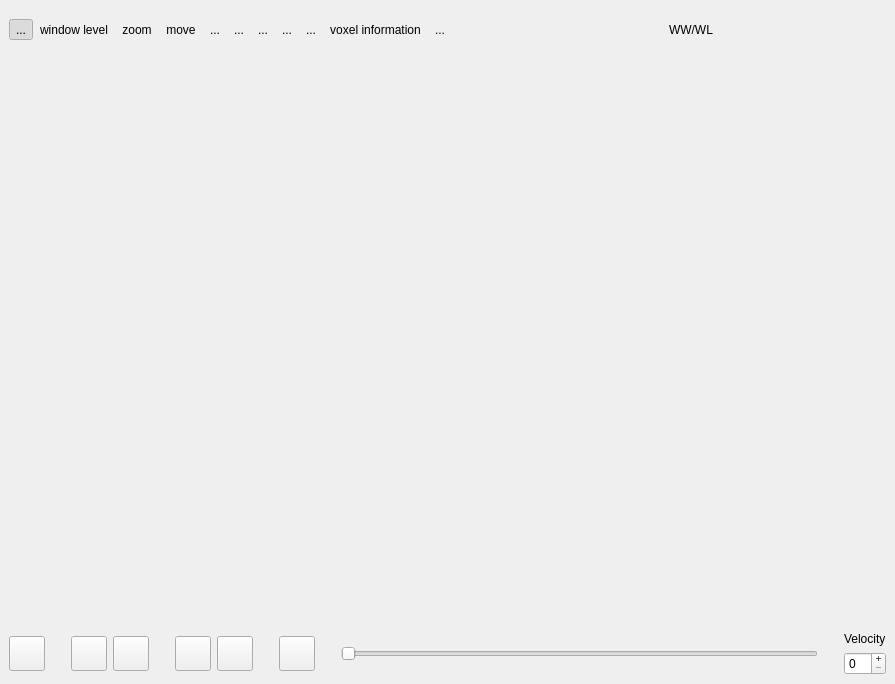
<ui version="4.0" >
 <class>udg::QCardiac2DViewerExtensionBase</class>
 <widget class="QWidget" name="udg::QCardiac2DViewerExtensionBase" >
  <property name="geometry" >
   <rect>
    <x>0</x>
    <y>0</y>
    <width>895</width>
    <height>684</height>
   </rect>
  </property>
  <property name="sizePolicy" >
   <sizepolicy>
    <hsizetype>7</hsizetype>
    <vsizetype>7</vsizetype>
    <horstretch>0</horstretch>
    <verstretch>0</verstretch>
   </sizepolicy>
  </property>
  <property name="minimumSize" >
   <size>
    <width>16</width>
    <height>16</height>
   </size>
  </property>
  <layout class="QVBoxLayout" >
   <property name="margin" >
    <number>9</number>
   </property>
   <property name="spacing" >
    <number>6</number>
   </property>
   <item>
    <layout class="QHBoxLayout" >
     <property name="margin" >
      <number>0</number>
     </property>
     <property name="spacing" >
      <number>0</number>
     </property>
     <item>
      <layout class="QHBoxLayout" >
       <property name="margin" >
        <number>0</number>
       </property>
       <property name="spacing" >
        <number>0</number>
       </property>
       <item>
        <widget class="QToolButton" name="m_slicingToolButton" >
         <property name="text" >
          <string>...</string>
         </property>
         <property name="icon" >
          <iconset/>
         </property>
         <property name="iconSize" >
          <size>
           <width>32</width>
           <height>32</height>
          </size>
         </property>
         <property name="checkable" >
          <bool>true</bool>
         </property>
         <property name="checked" >
          <bool>true</bool>
         </property>
         <property name="autoRaise" >
          <bool>true</bool>
         </property>
        </widget>
       </item>
       <item>
        <widget class="QToolButton" name="m_windowLevelToolButton" >
         <property name="text" >
          <string>window level</string>
         </property>
         <property name="icon" >
          <iconset/>
         </property>
         <property name="iconSize" >
          <size>
           <width>32</width>
           <height>32</height>
          </size>
         </property>
         <property name="checkable" >
          <bool>true</bool>
         </property>
         <property name="autoRaise" >
          <bool>true</bool>
         </property>
        </widget>
       </item>
       <item>
        <widget class="QToolButton" name="m_zoomToolButton" >
         <property name="text" >
          <string>zoom</string>
         </property>
         <property name="icon" >
          <iconset/>
         </property>
         <property name="iconSize" >
          <size>
           <width>32</width>
           <height>32</height>
          </size>
         </property>
         <property name="checkable" >
          <bool>true</bool>
         </property>
         <property name="autoRaise" >
          <bool>true</bool>
         </property>
        </widget>
       </item>
       <item>
        <widget class="QToolButton" name="m_moveToolButton" >
         <property name="text" >
          <string>move</string>
         </property>
         <property name="icon" >
          <iconset/>
         </property>
         <property name="iconSize" >
          <size>
           <width>32</width>
           <height>32</height>
          </size>
         </property>
         <property name="checkable" >
          <bool>true</bool>
         </property>
         <property name="autoRaise" >
          <bool>true</bool>
         </property>
        </widget>
       </item>
       <item>
        <widget class="QToolButton" name="m_axialViewToolButton" >
         <property name="text" >
          <string>...</string>
         </property>
         <property name="icon" >
          <iconset/>
         </property>
         <property name="iconSize" >
          <size>
           <width>32</width>
           <height>32</height>
          </size>
         </property>
         <property name="autoRaise" >
          <bool>true</bool>
         </property>
        </widget>
       </item>
       <item>
        <widget class="QToolButton" name="m_sagitalViewToolButton" >
         <property name="text" >
          <string>...</string>
         </property>
         <property name="icon" >
          <iconset/>
         </property>
         <property name="iconSize" >
          <size>
           <width>32</width>
           <height>32</height>
          </size>
         </property>
         <property name="autoRaise" >
          <bool>true</bool>
         </property>
        </widget>
       </item>
       <item>
        <widget class="QToolButton" name="m_coronalViewToolButton" >
         <property name="text" >
          <string>...</string>
         </property>
         <property name="icon" >
          <iconset/>
         </property>
         <property name="iconSize" >
          <size>
           <width>32</width>
           <height>32</height>
          </size>
         </property>
         <property name="autoRaise" >
          <bool>true</bool>
         </property>
        </widget>
       </item>
       <item>
        <widget class="QToolButton" name="m_rotateClockWiseToolButton" >
         <property name="text" >
          <string>...</string>
         </property>
         <property name="icon" >
          <iconset/>
         </property>
         <property name="iconSize" >
          <size>
           <width>32</width>
           <height>32</height>
          </size>
         </property>
         <property name="autoRaise" >
          <bool>true</bool>
         </property>
        </widget>
       </item>
       <item>
        <widget class="QToolButton" name="m_rotateCounterClockWiseToolButton" >
         <property name="text" >
          <string>...</string>
         </property>
         <property name="icon" >
          <iconset/>
         </property>
         <property name="iconSize" >
          <size>
           <width>32</width>
           <height>32</height>
          </size>
         </property>
         <property name="autoRaise" >
          <bool>true</bool>
         </property>
        </widget>
       </item>
       <item>
        <widget class="QToolButton" name="m_voxelInformationToolButton" >
         <property name="text" >
          <string>voxel information</string>
         </property>
         <property name="icon" >
          <iconset/>
         </property>
         <property name="iconSize" >
          <size>
           <width>32</width>
           <height>32</height>
          </size>
         </property>
         <property name="checkable" >
          <bool>true</bool>
         </property>
         <property name="autoRaise" >
          <bool>true</bool>
         </property>
        </widget>
       </item>
       <item>
        <widget class="QToolButton" name="m_screenShotToolButton" >
         <property name="text" >
          <string>...</string>
         </property>
         <property name="icon" >
          <iconset/>
         </property>
         <property name="iconSize" >
          <size>
           <width>32</width>
           <height>32</height>
          </size>
         </property>
         <property name="checkable" >
          <bool>true</bool>
         </property>
         <property name="autoRaise" >
          <bool>true</bool>
         </property>
        </widget>
       </item>
      </layout>
     </item>
     <item>
      <spacer>
       <property name="orientation" >
        <enum>Qt::Horizontal</enum>
       </property>
       <property name="sizeHint" >
        <size>
         <width>16</width>
         <height>42</height>
        </size>
       </property>
      </spacer>
     </item>
     <item>
      <layout class="QHBoxLayout" >
       <property name="margin" >
        <number>0</number>
       </property>
       <property name="spacing" >
        <number>0</number>
       </property>
       <item>
        <widget class="QLabel" name="label" >
         <property name="text" >
          <string>WW/WL</string>
         </property>
        </widget>
       </item>
       <item>
        <widget class="QWindowLevelComboBox" native="1" name="m_windowLevelComboBox" />
       </item>
       <item>
        <spacer>
         <property name="orientation" >
          <enum>Qt::Horizontal</enum>
         </property>
         <property name="sizeHint" >
          <size>
           <width>20</width>
           <height>42</height>
          </size>
         </property>
        </spacer>
       </item>
      </layout>
     </item>
    </layout>
   </item>
   <item>
    <layout class="QHBoxLayout" >
     <property name="margin" >
      <number>0</number>
     </property>
     <property name="spacing" >
      <number>0</number>
     </property>
     <item>
      <layout class="QVBoxLayout" >
       <property name="margin" >
        <number>0</number>
       </property>
       <property name="spacing" >
        <number>6</number>
       </property>
       <item>
        <widget class="udg::Q2DViewer" native="1" name="m_2DView" >
         <property name="sizePolicy" >
          <sizepolicy>
           <hsizetype>7</hsizetype>
           <vsizetype>7</vsizetype>
           <horstretch>0</horstretch>
           <verstretch>0</verstretch>
          </sizepolicy>
         </property>
        </widget>
       </item>
       <item>
        <layout class="QHBoxLayout" >
         <property name="margin" >
          <number>0</number>
         </property>
         <property name="spacing" >
          <number>6</number>
         </property>
         <item>
          <widget class="QToolButton" name="m_recordButton" >
           <property name="sizePolicy" >
            <sizepolicy>
             <hsizetype>0</hsizetype>
             <vsizetype>0</vsizetype>
             <horstretch>0</horstretch>
             <verstretch>0</verstretch>
            </sizepolicy>
           </property>
           <property name="autoFillBackground" >
            <bool>false</bool>
           </property>
           <property name="text" >
            <string/>
           </property>
           <property name="icon" >
            <iconset/>
           </property>
           <property name="iconSize" >
            <size>
             <width>28</width>
             <height>28</height>
            </size>
           </property>
          </widget>
         </item>
         <item>
          <spacer>
           <property name="orientation" >
            <enum>Qt::Horizontal</enum>
           </property>
           <property name="sizeType" >
            <enum>QSizePolicy::Fixed</enum>
           </property>
           <property name="sizeHint" >
            <size>
             <width>20</width>
             <height>20</height>
            </size>
           </property>
          </spacer>
         </item>
         <item>
          <widget class="QToolButton" name="m_boomerangButton" >
           <property name="sizePolicy" >
            <sizepolicy>
             <hsizetype>0</hsizetype>
             <vsizetype>0</vsizetype>
             <horstretch>0</horstretch>
             <verstretch>0</verstretch>
            </sizepolicy>
           </property>
           <property name="font" >
            <font>
             <family>Sans Serif</family>
             <pointsize>17</pointsize>
             <weight>75</weight>
             <italic>false</italic>
             <bold>true</bold>
             <underline>false</underline>
             <strikeout>false</strikeout>
            </font>
           </property>
           <property name="text" >
            <string/>
           </property>
           <property name="icon" >
            <iconset/>
           </property>
           <property name="iconSize" >
            <size>
             <width>28</width>
             <height>28</height>
            </size>
           </property>
           <property name="checkable" >
            <bool>true</bool>
           </property>
          </widget>
         </item>
         <item>
          <widget class="QToolButton" name="m_repeatButton" >
           <property name="sizePolicy" >
            <sizepolicy>
             <hsizetype>0</hsizetype>
             <vsizetype>0</vsizetype>
             <horstretch>0</horstretch>
             <verstretch>0</verstretch>
            </sizepolicy>
           </property>
           <property name="acceptDrops" >
            <bool>false</bool>
           </property>
           <property name="autoFillBackground" >
            <bool>false</bool>
           </property>
           <property name="text" >
            <string/>
           </property>
           <property name="icon" >
            <iconset/>
           </property>
           <property name="iconSize" >
            <size>
             <width>28</width>
             <height>28</height>
            </size>
           </property>
           <property name="checkable" >
            <bool>true</bool>
           </property>
          </widget>
         </item>
         <item>
          <spacer>
           <property name="orientation" >
            <enum>Qt::Horizontal</enum>
           </property>
           <property name="sizeType" >
            <enum>QSizePolicy::Fixed</enum>
           </property>
           <property name="sizeHint" >
            <size>
             <width>20</width>
             <height>20</height>
            </size>
           </property>
          </spacer>
         </item>
         <item>
          <widget class="QToolButton" name="m_sequenceBeginButton" >
           <property name="sizePolicy" >
            <sizepolicy>
             <hsizetype>0</hsizetype>
             <vsizetype>0</vsizetype>
             <horstretch>0</horstretch>
             <verstretch>0</verstretch>
            </sizepolicy>
           </property>
           <property name="font" >
            <font>
             <family>Sans Serif</family>
             <pointsize>17</pointsize>
             <weight>75</weight>
             <italic>false</italic>
             <bold>true</bold>
             <underline>false</underline>
             <strikeout>false</strikeout>
            </font>
           </property>
           <property name="text" >
            <string/>
           </property>
           <property name="icon" >
            <iconset/>
           </property>
           <property name="iconSize" >
            <size>
             <width>28</width>
             <height>28</height>
            </size>
           </property>
           <property name="checkable" >
            <bool>true</bool>
           </property>
          </widget>
         </item>
         <item>
          <widget class="QToolButton" name="m_sequenceEndButton" >
           <property name="sizePolicy" >
            <sizepolicy>
             <hsizetype>0</hsizetype>
             <vsizetype>0</vsizetype>
             <horstretch>0</horstretch>
             <verstretch>0</verstretch>
            </sizepolicy>
           </property>
           <property name="font" >
            <font>
             <family>Sans Serif</family>
             <pointsize>16</pointsize>
             <weight>75</weight>
             <italic>false</italic>
             <bold>true</bold>
             <underline>false</underline>
             <strikeout>false</strikeout>
            </font>
           </property>
           <property name="text" >
            <string/>
           </property>
           <property name="icon" >
            <iconset/>
           </property>
           <property name="iconSize" >
            <size>
             <width>28</width>
             <height>28</height>
            </size>
           </property>
           <property name="checkable" >
            <bool>true</bool>
           </property>
          </widget>
         </item>
         <item>
          <spacer>
           <property name="orientation" >
            <enum>Qt::Horizontal</enum>
           </property>
           <property name="sizeType" >
            <enum>QSizePolicy::Fixed</enum>
           </property>
           <property name="sizeHint" >
            <size>
             <width>20</width>
             <height>20</height>
            </size>
           </property>
          </spacer>
         </item>
         <item>
          <widget class="QToolButton" name="m_playButton" >
           <property name="sizePolicy" >
            <sizepolicy>
             <hsizetype>0</hsizetype>
             <vsizetype>0</vsizetype>
             <horstretch>0</horstretch>
             <verstretch>0</verstretch>
            </sizepolicy>
           </property>
           <property name="autoFillBackground" >
            <bool>false</bool>
           </property>
           <property name="text" >
            <string/>
           </property>
           <property name="icon" >
            <iconset/>
           </property>
           <property name="iconSize" >
            <size>
             <width>28</width>
             <height>28</height>
            </size>
           </property>
          </widget>
         </item>
         <item>
          <spacer>
           <property name="orientation" >
            <enum>Qt::Horizontal</enum>
           </property>
           <property name="sizeType" >
            <enum>QSizePolicy::Fixed</enum>
           </property>
           <property name="sizeHint" >
            <size>
             <width>20</width>
             <height>20</height>
            </size>
           </property>
          </spacer>
         </item>
         <item>
          <widget class="QSlider" name="m_slider" >
           <property name="sizePolicy" >
            <sizepolicy>
             <hsizetype>7</hsizetype>
             <vsizetype>0</vsizetype>
             <horstretch>0</horstretch>
             <verstretch>0</verstretch>
            </sizepolicy>
           </property>
           <property name="focusPolicy" >
            <enum>Qt::TabFocus</enum>
           </property>
           <property name="maximum" >
            <number>0</number>
           </property>
           <property name="orientation" >
            <enum>Qt::Horizontal</enum>
           </property>
           <property name="invertedControls" >
            <bool>false</bool>
           </property>
           <property name="tickPosition" >
            <enum>QSlider::NoTicks</enum>
           </property>
           <property name="tickInterval" >
            <number>1</number>
           </property>
          </widget>
         </item>
         <item>
          <spacer>
           <property name="orientation" >
            <enum>Qt::Horizontal</enum>
           </property>
           <property name="sizeType" >
            <enum>QSizePolicy::Fixed</enum>
           </property>
           <property name="sizeHint" >
            <size>
             <width>20</width>
             <height>20</height>
            </size>
           </property>
          </spacer>
         </item>
         <item>
          <layout class="QVBoxLayout" >
           <property name="margin" >
            <number>0</number>
           </property>
           <property name="spacing" >
            <number>6</number>
           </property>
           <item>
            <widget class="QLabel" name="label" >
             <property name="sizePolicy" >
              <sizepolicy>
               <hsizetype>0</hsizetype>
               <vsizetype>0</vsizetype>
               <horstretch>0</horstretch>
               <verstretch>0</verstretch>
              </sizepolicy>
             </property>
             <property name="text" >
              <string>Velocity</string>
             </property>
            </widget>
           </item>
           <item>
            <widget class="QSpinBox" name="m_spinBox" >
             <property name="toolTip" >
              <string>frames/sec</string>
             </property>
             <property name="statusTip" >
              <string/>
             </property>
             <property name="readOnly" >
              <bool>false</bool>
             </property>
             <property name="buttonSymbols" >
              <enum>QAbstractSpinBox::PlusMinus</enum>
             </property>
             <property name="suffix" >
              <string/>
             </property>
            </widget>
           </item>
          </layout>
         </item>
        </layout>
       </item>
      </layout>
     </item>
    </layout>
   </item>
  </layout>
 </widget>
 <layoutdefault spacing="6" margin="11" />
 <customwidgets>
  <customwidget>
   <class>udg::Q2DViewer</class>
   <extends>QWidget</extends>
   <header>q2dviewer.h</header>
  </customwidget>
  <customwidget>
   <class>QWindowLevelComboBox</class>
   <extends>QWidget</extends>
   <header>qwindowlevelcombobox.h</header>
   <container>1</container>
  </customwidget>
 </customwidgets>
 <resources>
  <include location="../../../main/main.qrc" />
 </resources>
 <connections/>
</ui>
